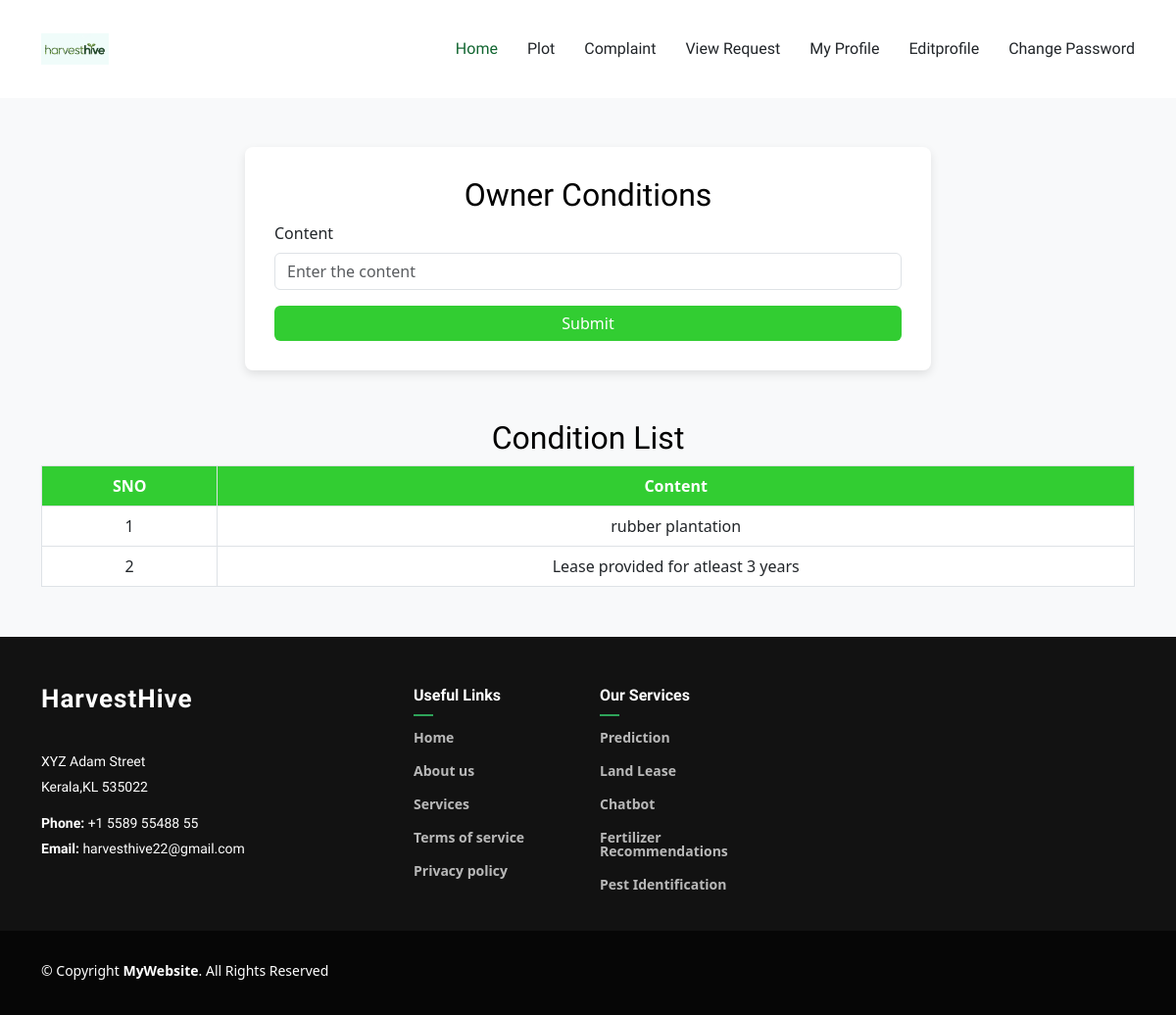
The app's page /Owner/condition/1 with its own data.
### Owner/models.py (models this page shows)
class tbl_condition(models.Model):
    content=models.CharField(max_length=50)
    plot=models.ForeignKey(tbl_plot,on_delete=models.CASCADE)

### Owner/views.py (the view)
# urls.py: path('condition/<int:id>',views.condition,name="condition"),
def condition(request,id):
    content=tbl_condition.objects.filter(plot=id)
    if request.method=="POST":
        tbl_condition.objects.create(content=request.POST.get("txtc"),plot=tbl_plot.objects.get(id=id))
        return redirect("Owner:condition",id)
    else:
        return render(request,'Owner/Conditions.html',{'condition':content})

### Owner/Templates/Owner/Conditions.html (shortened to what this page needs)
{% extends 'Owner/Header.html' %}
{% load static %}
{% block content %}
<!DOCTYPE html>
<html lang="en">
<head>
    <link href="https://cdn.jsdelivr.net/npm/bootstrap@5.3.0/dist/css/bootstrap.min.css" rel="stylesheet">
</head>
<body>
    <div class="container">
        <div class="container-box">
            <h2 class="text-center">Owner Conditions</h2>
            <form action="" method="post">
                <div class="mb-3">
                    <label class="form-label">Content</label>
                    <input required type="text" name="txtc" class="form-control" placeholder="Enter the content">
                </div>
                <div class="text-center">
                    <button type="submit" class="btn btn-custom w-100">Submit</button>
                </div>
            </form>
        </div>
        <div class="mt-4">
            <h2 class="text-center">Condition List</h2>
            <table class="table table-bordered text-center">
                <thead class="table-header">
                    <tr>
                        <th>SNO</th>
                        <th>Content</th>
                    </tr>
                </thead>
                <tbody>
                    {% for i in condition %}
                    <tr>
                        <td>{{ forloop.counter }}</td>
                        <td>{{ i.content }}</td>
                    </tr>
                    {% empty %}
                    <tr>
                        <td colspan="2" class="text-muted">No conditions found.</td>
                    </tr>
                    {% endfor %}
                </tbody>
            </table>
        </div>
    </div>
</body>
</html>
{% endblock content %}

### Guest/static/Main/assets/css/main.css (style rules this page uses)
:root { --default-font: "Open Sans", system-ui, -apple-system, "Segoe UI", Roboto, "Helvetica Neue", Arial, "Noto Sans", "Liberation Sans", sans-serif, "Apple Color Emoji", "Segoe UI Emoji", "Segoe UI Symbol", "Noto Color Emoji"; --heading-font: "Marcellus", sans-serif; --nav-font: "Marcellus", sans-serif; }
:root { --background-color: #ffffff; --default-color: #212529; --heading-color: #2d465e; --accent-color: #116530; --surface-color: #ffffff; --contrast-color: #ffffff; }
:root { --nav-color: #212529; --nav-hover-color: #116530; --nav-mobile-background-color: #ffffff; --nav-dropdown-background-color: #ffffff; --nav-dropdown-color: #212529; --nav-dropdown-hover-color: #116530; }
:root { scroll-behavior: smooth; }
body { color: var(--default-color); background-color: var(--background-color); font-family: var(--default-font); }
h1, h2, h3, h4, h5, h6 { color: var(--heading-color); font-family: var(--heading-font); }

### Owner/Templates/Owner/Conditions.html (style rules this page uses)
body { background: #f8f9fa; }
.container-box { max-width: 700px; margin: 50px auto; background: white; padding: 30px; border-radius: 8px; box-shadow: 0 4px 10px rgba(0, 0, 0, 0.1); }
.table-header th { background-color: #32CD32 !important; color: white !important; }
h2 { color: black; }
.btn-custom { background: #32CD32; color: white; border: none; }

### records on screen
tbl_condition: content "rubber plantation"
tbl_condition: content "Lease provided for atleast 3 years"
